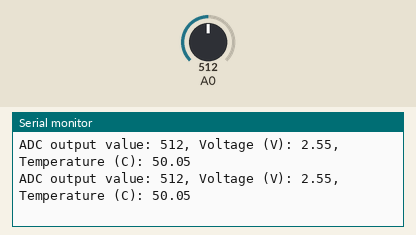
Simulated run of this sketch. Board: Arduino Uno, built with avr-gcc and run on an emulated ATmega328P. On the bench: the last lines printed to the serial monitor. Inputs (shaded band) come from the test bench; at power-on: A0 = 512.

Above: at 1.8 s.
1.9 s: A0 set to 716
At 2.5 s:
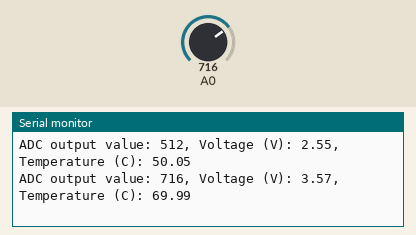
3.4 s: A0 set to 900
At 4.8 s:
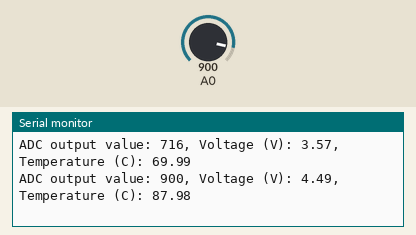
Timing chart, 0 to 6.4 s (numbered marks = the images above; inputs shaded):
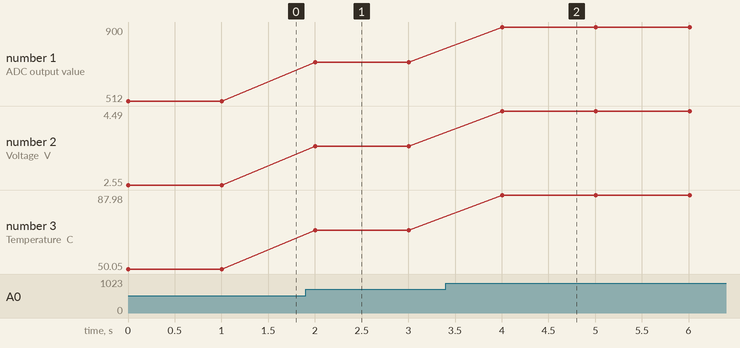

The sketch:

ELEC3250_Project_1.ino
```cpp
void setup() {
  // put your setup code here, to run once:

  //Setup input pin
  pinMode(A0, INPUT);

  //Setup serial monitor
  Serial.begin(9600);
}

void loop() {

 //Read-in A0 Value
 int a_in = analogRead(A0);

 // Calibrate analog input voltage range of the Arduino's ADC.
 double V_USB = 5.101;

 //Convert the ADC output back to voltage.
 //Be sure to convert to double by typecasting:
 double in_voltage = ((double)a_in*V_USB)/1023.0; // The input voltage is in Volts.

 // Convert the voltage to temperature.
 double temp = in_voltage*100.0/V_USB;

  //Print all output to the serial monitor:
  Serial.print("ADC output value: ");
  Serial.print(a_in);
  Serial.print(", Voltage (V): ");
  Serial.print(in_voltage);
  Serial.print(", Temperature (C): ");
  Serial.println(temp);

  //Delay 1 sec:
  delay(1000);
}
```

Measured:
- after the input at 1.9 s, the serial monitor: prints a new line after 0.10 s (image 1)
- after the input at 3.4 s, the serial monitor: prints a new line after 0.61 s (image 2)
- plotted number 1: 512 → 716 after the input at 1.9 s, 716 → 900 after the input at 3.4 s
- plotted number 2: 2.55 → 3.57 after the input at 1.9 s, 3.57 → 4.49 after the input at 3.4 s
- plotted number 3: 50.05 → 69.99 after the input at 1.9 s, 69.99 → 87.98 after the input at 3.4 s
